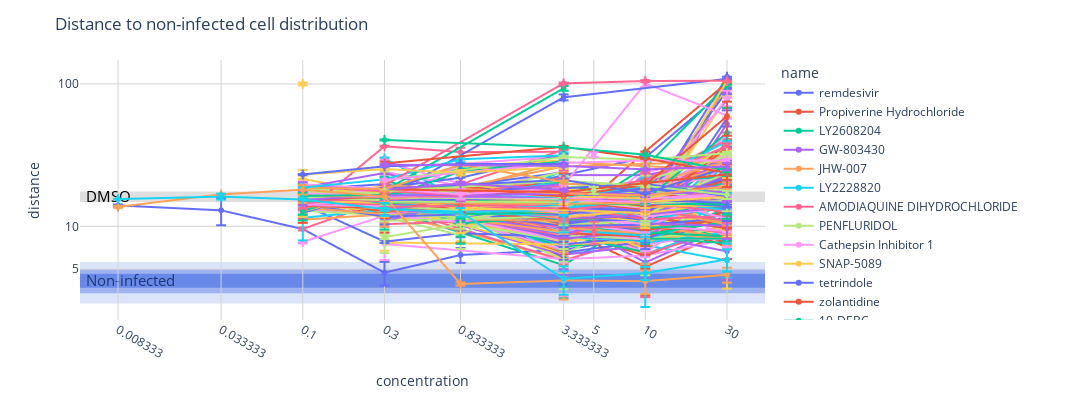

The cell this chart's notebook holds for it:
### Markdown cell above
##### Primary hit

### Code cell
# Extract primary hit
primary_hit_id = subset[subset['type'] == 'primary_hit']['batch_id'].to_list()
primary_hits = compounds[compounds['batch_id'].isin(primary_hit_id)].copy()

# Concatenate with control
selected_compounds = pd.concat([primary_hits, antiviral_control, cp_control])

plot_compounds_interactive(selected_compounds, dmso)
